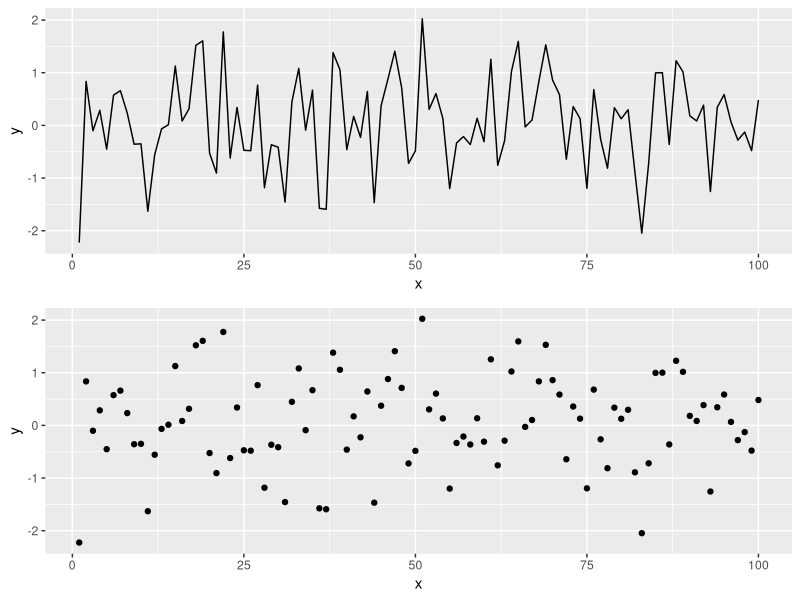

The R script that drew this image:
## ---- chunk 1
knitr::opts_chunk$set(echo = TRUE, fig.width = 8, fig.height = 8, fig.alig = "center")
## ---- chunk 2
library(tidyverse)
library(gridExtra)
## ---- chunk 3
# Simulating data according to a normal distribution
x <- seq(1:100)
y <- rnorm(100) # Generating data form a normal distribution with mean 0 and variance 1
data <- data.frame(x = x, y = y ) # Creating a data frame
p1 = ggplot(data, aes(x= x, y = y)) +
geom_line()
p2 = ggplot(data, aes(x= x, y = y)) +
geom_point()
grid.arrange(p1, p2)
